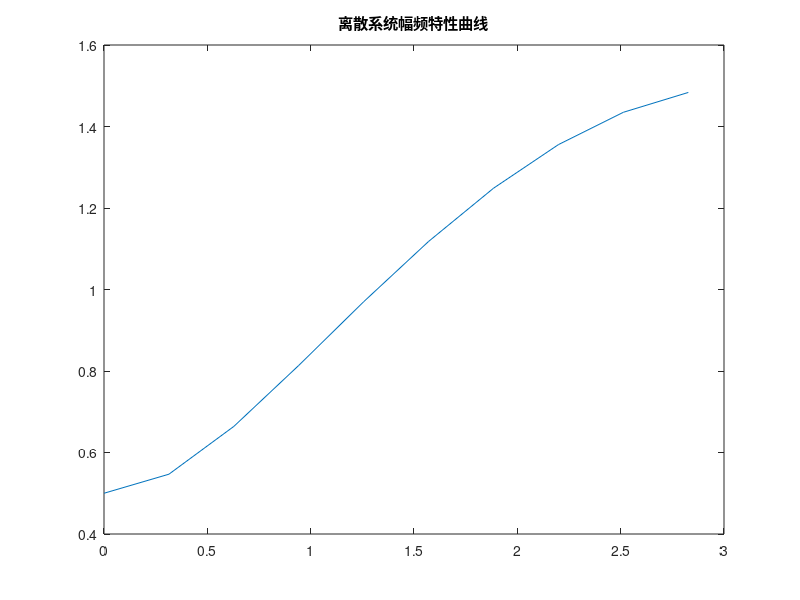
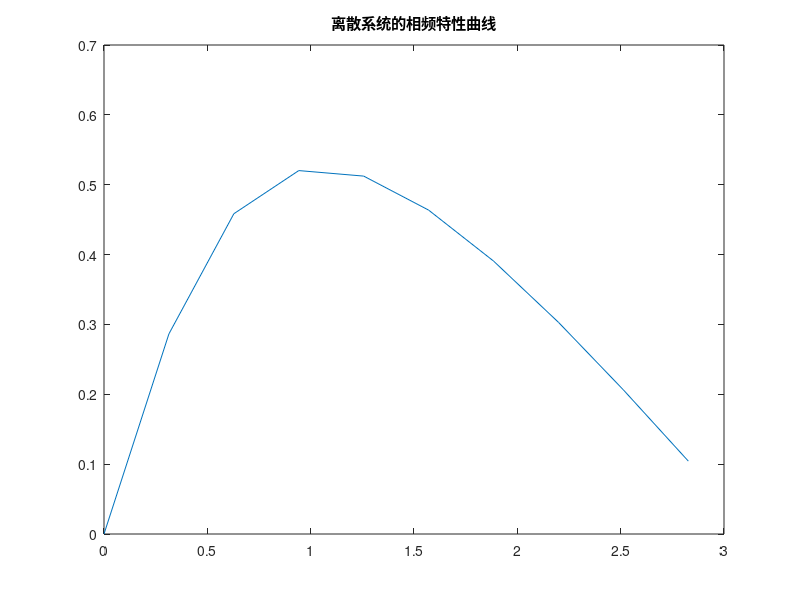
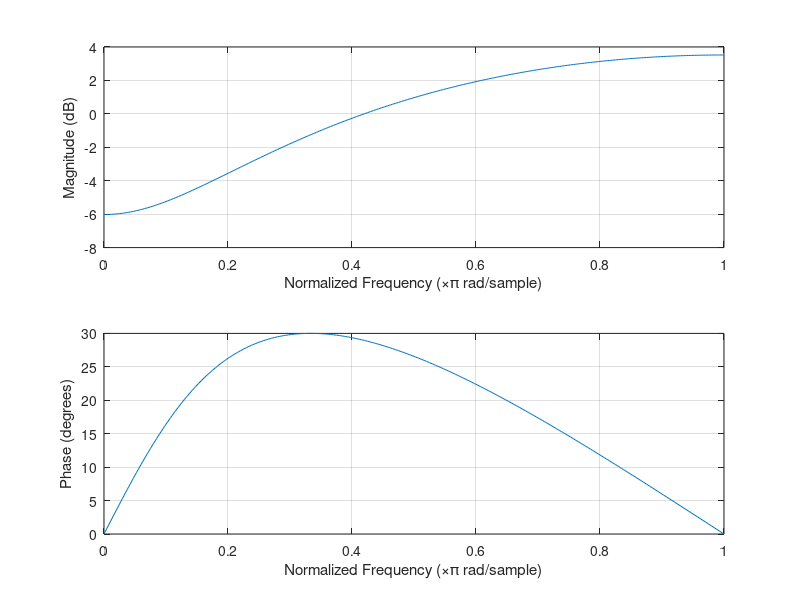

MATLAB code to generate these figures, in order:
A = [1,0];
B = [1,-0.5];
[H,w] = freqz(B,A,10);
Hf = abs(H);
Hx = angle(H);
clf;
figure(1)
plot(w,Hf)
title('离散系统幅频特性曲线')
figure(2)
plot(w,Hx)
title('离散系统的相频特性曲线')
figure(3)
freqz(B,A,400)
